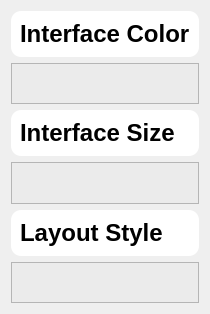
                <widget class="QWidget" name="scrollAreaWidgetContents_5">
                 <property name="geometry">
                  <rect>
                   <x>0</x>
                   <y>0</y>
                   <width>177</width>
                   <height>314</height>
                  </rect>
                 </property>
                 <layout class="QVBoxLayout" name="verticalLayout_18">
                  <item>
                   <widget class="QFrame" name="frame_30">
                    <property name="maximumSize">
                     <size>
                      <width>16777215</width>
                      <height>50</height>
                     </size>
                    </property>
                    <property name="styleSheet">
                     <string notr="true">background-color: rgb(255, 255, 255);
border-radius:10px;</string>
                    </property>
                    <property name="frameShape">
                     <enum>QFrame::StyledPanel</enum>
                    </property>
                    <property name="frameShadow">
                     <enum>QFrame::Raised</enum>
                    </property>
                    <layout class="QHBoxLayout" name="horizontalLayout_20">
                     <item alignment="Qt::AlignLeft">
                      <widget class="QLabel" name="label_13">
                       <property name="font">
                        <font>
                         <pointsize>18</pointsize>
                         <weight>75</weight>
                         <bold>true</bold>
                        </font>
                       </property>
                       <property name="text">
                        <string>Interface Color</string>
                       </property>
                      </widget>
                     </item>
                    </layout>
                   </widget>
                  </item>
                  <item>
                   <widget class="QFrame" name="frame_24">
                    <property name="maximumSize">
                     <size>
                      <width>16777215</width>
                      <height>50</height>
                     </size>
                    </property>
                    <property name="styleSheet">
                     <string notr="true">background-color: rgb(235, 235, 235);
</string>
                    </property>
                    <property name="frameShape">
                     <enum>QFrame::StyledPanel</enum>
                    </property>
                    <property name="frameShadow">
                     <enum>QFrame::Raised</enum>
                    </property>
                    <layout class="QHBoxLayout" name="horizontalLayout_14"/>
                   </widget>
                  </item>
                  <item>
                   <widget class="QFrame" name="frame_42">
                    <property name="maximumSize">
                     <size>
                      <width>16777215</width>
                      <height>50</height>
                     </size>
                    </property>
                    <property name="styleSheet">
                     <string notr="true">background-color: rgb(255, 255, 255);
border-radius:10px;</string>
                    </property>
                    <property name="frameShape">
                     <enum>QFrame::StyledPanel</enum>
                    </property>
                    <property name="frameShadow">
                     <enum>QFrame::Raised</enum>
                    </property>
                    <layout class="QHBoxLayout" name="horizontalLayout_32">
                     <item alignment="Qt::AlignLeft">
                      <widget class="QLabel" name="label_20">
                       <property name="font">
                        <font>
                         <pointsize>18</pointsize>
                         <weight>75</weight>
                         <bold>true</bold>
                        </font>
                       </property>
                       <property name="text">
                        <string>Interface Size</string>
                       </property>
                      </widget>
                     </item>
                    </layout>
                   </widget>
                  </item>
                  <item>
                   <widget class="QFrame" name="frame_32">
                    <property name="maximumSize">
                     <size>
                      <width>16777215</width>
                      <height>50</height>
                     </size>
                    </property>
                    <property name="styleSheet">
                     <string notr="true">background-color: rgb(235, 235, 235);
</string>
                    </property>
                    <property name="frameShape">
                     <enum>QFrame::StyledPanel</enum>
                    </property>
                    <property name="frameShadow">
                     <enum>QFrame::Raised</enum>
                    </property>
                    <layout class="QHBoxLayout" name="horizontalLayout_22"/>
                   </widget>
                  </item>
                  <item>
                   <widget class="QFrame" name="frame_33">
                    <property name="maximumSize">
                     <size>
                      <width>16777215</width>
                      <height>50</height>
                     </size>
                    </property>
                    <property name="styleSheet">
                     <string notr="true">background-color: rgb(255, 255, 255);
border-radius:10px;</string>
                    </property>
                    <property name="frameShape">
                     <enum>QFrame::StyledPanel</enum>
                    </property>
                    <property name="frameShadow">
                     <enum>QFrame::Raised</enum>
                    </property>
                    <layout class="QHBoxLayout" name="horizontalLayout_23">
                     <item alignment="Qt::AlignLeft">
                      <widget class="QLabel" name="label_15">
                       <property name="font">
                        <font>
                         <pointsize>18</pointsize>
                         <weight>75</weight>
                         <bold>true</bold>
                        </font>
                       </property>
                       <property name="text">
                        <string>Layout Style</string>
                       </property>
                      </widget>
                     </item>
                    </layout>
                   </widget>
                  </item>
                  <item>
                   <widget class="QFrame" name="frame_34">
                    <property name="maximumSize">
                     <size>
                      <width>16777215</width>
                      <height>50</height>
                     </size>
                    </property>
                    <property name="styleSheet">
                     <string notr="true">background-color: rgb(235, 235, 235);
</string>
                    </property>
                    <property name="frameShape">
                     <enum>QFrame::StyledPanel</enum>
                    </property>
                    <property name="frameShadow">
                     <enum>QFrame::Raised</enum>
                    </property>
                    <layout class="QHBoxLayout" name="horizontalLayout_24"/>
                   </widget>
                  </item>
                 </layout>
                </widget>
